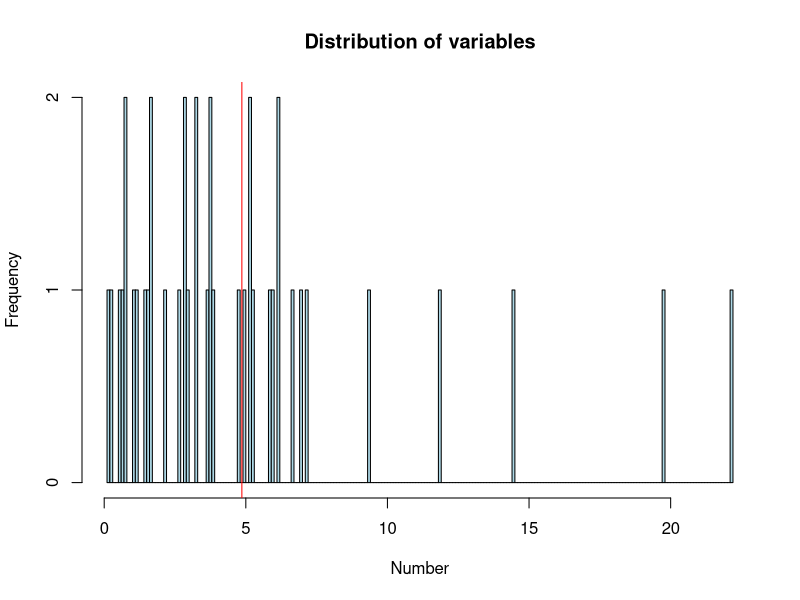
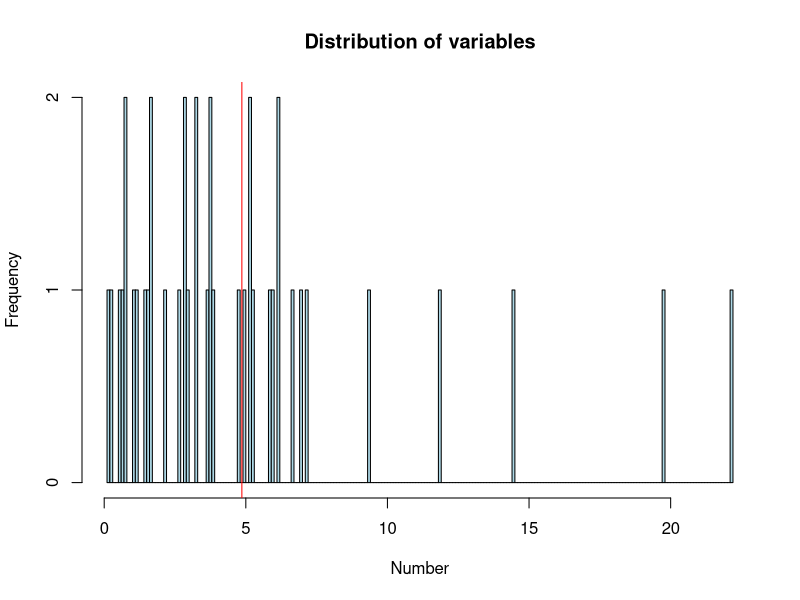
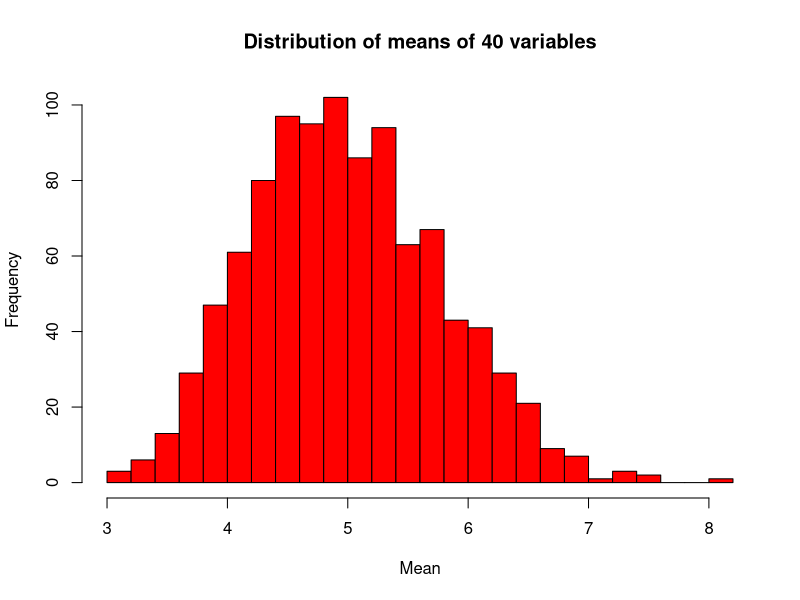

Source code (R) for these figures, in order:
## ---- chunk 1
set.seed(1)
x<-rexp(40,0.2)
mean(x)
hist(x,col="lightblue",breaks=200,main="Distribution of variables",xlab="Number")
abline(v=mean(x),col="red")
## ---- chunk 2
set.seed(1)
var(rexp(40,0.2))
hist(x,col="lightblue",breaks=200,main="Distribution of variables",xlab="Number")
abline(v=mean(x),col="red")
abline(v=var(x),col="green")
## ---- chunk 3
set.seed(1)
sim <- matrix(rexp(40000,0.2),ncol=40)
hist(apply(sim,1,mean),col="red",breaks=20, main="Distribution of means of 40 variables", xlab="Mean")
